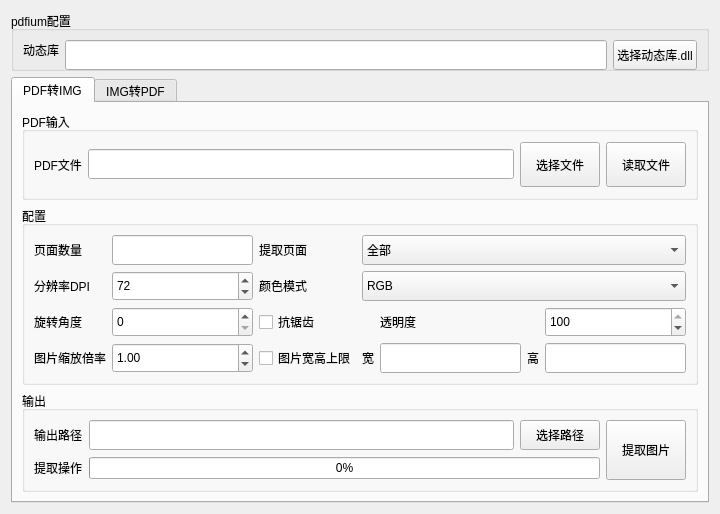
<?xml version="1.0" encoding="UTF-8"?>
<ui version="4.0">
 <class>File_Pdf</class>
 <widget class="QWidget" name="File_Pdf">
  <property name="geometry">
   <rect>
    <x>0</x>
    <y>0</y>
    <width>720</width>
    <height>500</height>
   </rect>
  </property>
  <property name="windowTitle">
   <string>Form</string>
  </property>
  <layout class="QVBoxLayout" name="verticalLayout">
   <item>
    <widget class="QGroupBox" name="groupBox_pdfium">
     <property name="minimumSize">
      <size>
       <width>0</width>
       <height>60</height>
      </size>
     </property>
     <property name="title">
      <string>pdfium配置</string>
     </property>
     <layout class="QHBoxLayout" name="horizontalLayout_2">
      <item>
       <widget class="QLabel" name="label_pdfium">
        <property name="text">
         <string>动态库</string>
        </property>
       </widget>
      </item>
      <item>
       <widget class="QLineEdit" name="lineEdit_pdfium">
        <property name="minimumSize">
         <size>
          <width>0</width>
          <height>30</height>
         </size>
        </property>
       </widget>
      </item>
      <item>
       <widget class="QPushButton" name="pushButton_pdfium">
        <property name="minimumSize">
         <size>
          <width>0</width>
          <height>30</height>
         </size>
        </property>
        <property name="text">
         <string>选择动态库.dll</string>
        </property>
       </widget>
      </item>
     </layout>
    </widget>
   </item>
   <item>
    <widget class="QTabWidget" name="tabWidget">
     <property name="currentIndex">
      <number>0</number>
     </property>
     <widget class="QWidget" name="tab_pdf_to_img">
      <attribute name="title">
       <string>PDF转IMG</string>
      </attribute>
      <layout class="QVBoxLayout" name="verticalLayout_2">
       <item>
        <widget class="QGroupBox" name="groupBox_pdf_to_img_input">
         <property name="maximumSize">
          <size>
           <width>16777215</width>
           <height>90</height>
          </size>
         </property>
         <property name="title">
          <string>PDF输入</string>
         </property>
         <layout class="QHBoxLayout" name="horizontalLayout">
          <item>
           <widget class="QLabel" name="label_pdf_to_img_input_path">
            <property name="text">
             <string>PDF文件</string>
            </property>
           </widget>
          </item>
          <item>
           <widget class="QLineEdit" name="lineEdit_pdf_to_img_input_path">
            <property name="minimumSize">
             <size>
              <width>0</width>
              <height>30</height>
             </size>
            </property>
           </widget>
          </item>
          <item>
           <widget class="QPushButton" name="pushButton_pdf_to_img_input_path">
            <property name="minimumSize">
             <size>
              <width>0</width>
              <height>45</height>
             </size>
            </property>
            <property name="text">
             <string>选择文件</string>
            </property>
           </widget>
          </item>
          <item>
           <widget class="QPushButton" name="pushButton_pdf_to_img_input_read">
            <property name="minimumSize">
             <size>
              <width>0</width>
              <height>45</height>
             </size>
            </property>
            <property name="text">
             <string>读取文件</string>
            </property>
           </widget>
          </item>
         </layout>
        </widget>
       </item>
       <item>
        <widget class="QGroupBox" name="groupBox_pdf_to_img_config">
         <property name="title">
          <string>配置</string>
         </property>
         <layout class="QGridLayout" name="gridLayout_2">
          <item row="1" column="4" colspan="4">
           <widget class="QComboBox" name="comboBox_pdf_to_img_config_colormode">
            <property name="minimumSize">
             <size>
              <width>0</width>
              <height>30</height>
             </size>
            </property>
            <item>
             <property name="text">
              <string>RGB</string>
             </property>
            </item>
           </widget>
          </item>
          <item row="1" column="0">
           <widget class="QLabel" name="label_pdf_to_img_config_dpi">
            <property name="text">
             <string>分辨率DPI</string>
            </property>
           </widget>
          </item>
          <item row="1" column="2">
           <widget class="QLabel" name="label_pdf_to_img_config_colormode">
            <property name="text">
             <string>颜色模式</string>
            </property>
           </widget>
          </item>
          <item row="3" column="4">
           <widget class="QLabel" name="label_pdf_to_img_config_limit_width">
            <property name="text">
             <string>宽</string>
            </property>
           </widget>
          </item>
          <item row="3" column="6">
           <widget class="QLabel" name="label_pdf_to_img_config_limit_heigth">
            <property name="text">
             <string>高</string>
            </property>
           </widget>
          </item>
          <item row="3" column="2" colspan="2">
           <widget class="QCheckBox" name="checkBox_pdf_to_img_config_limit">
            <property name="minimumSize">
             <size>
              <width>0</width>
              <height>30</height>
             </size>
            </property>
            <property name="text">
             <string>图片宽高上限</string>
            </property>
           </widget>
          </item>
          <item row="0" column="1">
           <widget class="QLineEdit" name="lineEdit_pdf_to_img_config_pagecount">
            <property name="minimumSize">
             <size>
              <width>0</width>
              <height>30</height>
             </size>
            </property>
           </widget>
          </item>
          <item row="0" column="0">
           <widget class="QLabel" name="label_pdf_to_img_config_pagecount">
            <property name="text">
             <string>页面数量</string>
            </property>
           </widget>
          </item>
          <item row="3" column="1">
           <widget class="QDoubleSpinBox" name="doubleSpinBox_pdf_to_img_config_scale">
            <property name="minimumSize">
             <size>
              <width>0</width>
              <height>30</height>
             </size>
            </property>
            <property name="value">
             <double>1.000000000000000</double>
            </property>
           </widget>
          </item>
          <item row="3" column="5">
           <widget class="QLineEdit" name="lineEdit_pdf_to_img_config_limit_width">
            <property name="minimumSize">
             <size>
              <width>0</width>
              <height>30</height>
             </size>
            </property>
           </widget>
          </item>
          <item row="0" column="4" colspan="4">
           <widget class="QComboBox" name="comboBox_pdf_to_img_config_page">
            <property name="minimumSize">
             <size>
              <width>0</width>
              <height>30</height>
             </size>
            </property>
            <item>
             <property name="text">
              <string>全部</string>
             </property>
            </item>
            <item>
             <property name="text">
              <string>奇数页</string>
             </property>
            </item>
            <item>
             <property name="text">
              <string>偶数页</string>
             </property>
            </item>
            <item>
             <property name="text">
              <string>文件首尾页</string>
             </property>
            </item>
           </widget>
          </item>
          <item row="0" column="2" colspan="2">
           <widget class="QLabel" name="label__pdf_to_img_config_page">
            <property name="text">
             <string>提取页面</string>
            </property>
           </widget>
          </item>
          <item row="3" column="0">
           <widget class="QLabel" name="label_pdf_to_img_config_scale">
            <property name="text">
             <string>图片缩放倍率</string>
            </property>
           </widget>
          </item>
          <item row="3" column="7">
           <widget class="QLineEdit" name="lineEdit_pdf_to_img_config_limit_heigth">
            <property name="minimumSize">
             <size>
              <width>0</width>
              <height>30</height>
             </size>
            </property>
           </widget>
          </item>
          <item row="1" column="1">
           <widget class="QSpinBox" name="spinBox_pdf_to_img_config_dpi">
            <property name="minimumSize">
             <size>
              <width>0</width>
              <height>30</height>
             </size>
            </property>
            <property name="value">
             <number>72</number>
            </property>
           </widget>
          </item>
          <item row="2" column="0">
           <widget class="QLabel" name="label_pdf_to_img_config_rotate">
            <property name="text">
             <string>旋转角度</string>
            </property>
           </widget>
          </item>
          <item row="2" column="1">
           <widget class="QSpinBox" name="spinBox_pdf_to_img_config_rotate">
            <property name="minimumSize">
             <size>
              <width>0</width>
              <height>30</height>
             </size>
            </property>
           </widget>
          </item>
          <item row="2" column="2">
           <widget class="QCheckBox" name="checkBox_pdf_to_img_config_antialiasing">
            <property name="minimumSize">
             <size>
              <width>0</width>
              <height>30</height>
             </size>
            </property>
            <property name="text">
             <string>抗锯齿</string>
            </property>
           </widget>
          </item>
          <item row="2" column="5">
           <widget class="QLabel" name="label_pdf_to_img_config_transparency">
            <property name="text">
             <string>透明度</string>
            </property>
           </widget>
          </item>
          <item row="2" column="7">
           <widget class="QSpinBox" name="spinBox_pdf_to_img_config_transparency">
            <property name="minimumSize">
             <size>
              <width>0</width>
              <height>30</height>
             </size>
            </property>
            <property name="maximum">
             <number>100</number>
            </property>
            <property name="value">
             <number>100</number>
            </property>
           </widget>
          </item>
         </layout>
        </widget>
       </item>
       <item>
        <widget class="QGroupBox" name="groupBox_pdf_to_img_output">
         <property name="maximumSize">
          <size>
           <width>16777215</width>
           <height>120</height>
          </size>
         </property>
         <property name="title">
          <string>输出</string>
         </property>
         <layout class="QGridLayout" name="gridLayout">
          <item row="0" column="0">
           <widget class="QLabel" name="label_pdf_to_img_output_path">
            <property name="minimumSize">
             <size>
              <width>0</width>
              <height>30</height>
             </size>
            </property>
            <property name="text">
             <string>输出路径</string>
            </property>
           </widget>
          </item>
          <item row="0" column="2">
           <widget class="QPushButton" name="pushButton_pdf_to_img_output_path">
            <property name="minimumSize">
             <size>
              <width>0</width>
              <height>30</height>
             </size>
            </property>
            <property name="text">
             <string>选择路径</string>
            </property>
           </widget>
          </item>
          <item row="0" column="1">
           <widget class="QLineEdit" name="lineEdit_pdf_to_img_output_path">
            <property name="minimumSize">
             <size>
              <width>0</width>
              <height>30</height>
             </size>
            </property>
           </widget>
          </item>
          <item row="1" column="0">
           <widget class="QLabel" name="label_pdf_to_img_output_operate">
            <property name="text">
             <string>提取操作</string>
            </property>
           </widget>
          </item>
          <item row="1" column="1" colspan="2">
           <widget class="QProgressBar" name="progressBar_pdf_to_img_output_operate">
            <property name="value">
             <number>0</number>
            </property>
           </widget>
          </item>
          <item row="0" column="3" rowspan="2">
           <widget class="QPushButton" name="pushButton_pdf_to_img_output_operate">
            <property name="minimumSize">
             <size>
              <width>0</width>
              <height>60</height>
             </size>
            </property>
            <property name="text">
             <string>提取图片</string>
            </property>
           </widget>
          </item>
         </layout>
        </widget>
       </item>
      </layout>
     </widget>
     <widget class="QWidget" name="tab_img_to_pdf">
      <attribute name="title">
       <string>IMG转PDF</string>
      </attribute>
     </widget>
    </widget>
   </item>
  </layout>
 </widget>
 <resources/>
 <connections/>
</ui>
